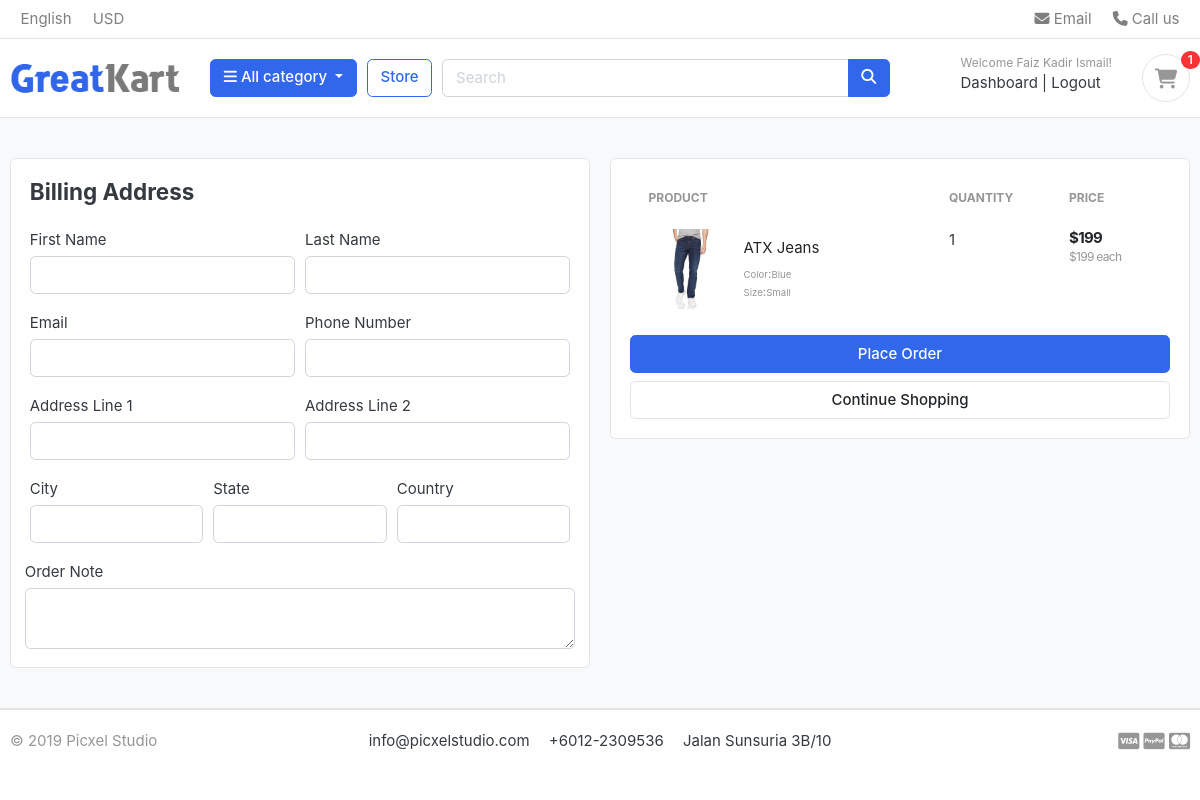
The app's page /carts/checkout (signed in), older data.
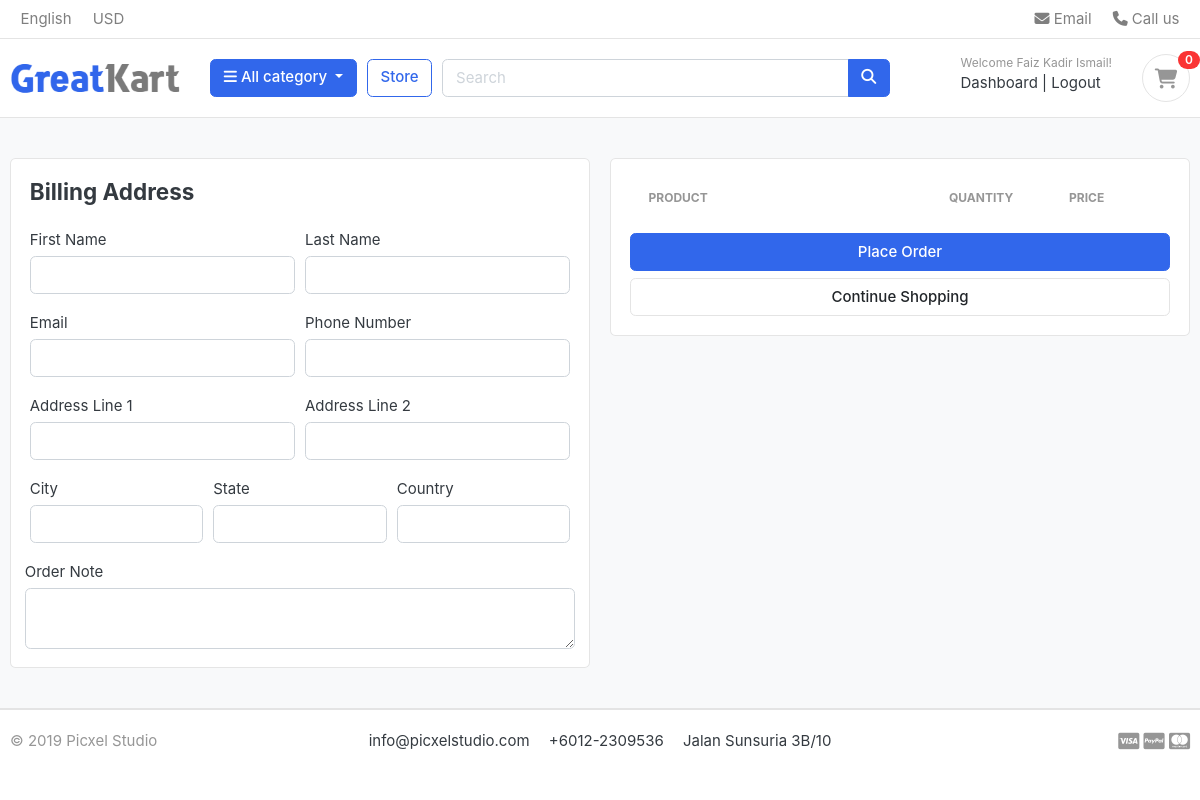
The same page, newer data.
### carts/models.py (models this page shows, shortened)
class CartItem(models.Model):
    user = models.ForeignKey(Account, on_delete=models.CASCADE, null=True)
    product = models.ForeignKey(Product, on_delete=models.CASCADE)
    variations = models.ManyToManyField(Variation, blank=True)
    cart = models.ForeignKey(Cart, on_delete=models.CASCADE, null=True)
    quantity = models.IntegerField()
    is_active = models.BooleanField(default=True)
    date_added = models.DateField(auto_now_add=True)
    def sub_total(self):
        return self.product.price * self.quantity

### store/models.py (models this page shows, shortened)
class Product(models.Model):
    product_name    = models.CharField(max_length=200,  unique=True)
    slug            = models.SlugField(max_length=200, unique=True)
    description     = models.TextField(max_length=500, blank=True)
    price           = models.IntegerField()
    images          = models.ImageField(upload_to='photos/products')
    stock           = models.IntegerField()
    is_available    = models.BooleanField(default=True)
    category        = models.ForeignKey(Category, on_delete=models.CASCADE)
    create_date     = models.DateField(auto_now_add=True)
    modified_date   = models.DateField(auto_now=True)
    def get_url(self):
        return reverse('stores:product-detail', args=[self.category.slug, self.slug])

class Variation(models.Model):
    product             = models.ForeignKey(Product, on_delete=models.CASCADE)
    variation_category  = models.CharField(max_length=100, choices=variation_category_choice)
    variation_value     = models.CharField(max_length=100)
    is_active           = models.BooleanField(default=True)
    created_date        = models.DateTimeField(auto_now_add=True)
    updated_date        = models.DateTimeField(auto_now=True)
    objects = VariationManager()

### carts/views.py (the view)
# urls.py: path('checkout', views.checkout, name='checkout'),
@login_required(login_url='accounts:login')
def checkout(request):
    tax         = 0
    total       = 0
    grand_total = 0
    grand_total = 0
    quantity    = 0
    cart_items  = None
    try:
        if request.user.is_authenticated:
            cart_items = CartItem.objects.filter(user=request.user, is_active=True)
        else:
            cart = Cart.objects.get(cart_id=_cart_id(request))
            cart_items = CartItem.objects.filter(cart=cart, is_active=True)
        for cart_item in cart_items:
            total += (cart_item.product.price * cart_item.quantity)
            quantity += cart_item.quantity
        tax = round(total * 0.02,2) # times tax percentage parameter
        grand_total = round((tax + total),2)
    except ObjectDoesNotExist:
        pass # justignore
    context = {
        'cart_items'    : cart_items,
        'total'         : total,
        'quantity'      : quantity,
        'tax'           : tax,
        'grand_total'   : grand_total,
    }
    return render(request, 'store/checkout.html', context)

### carts/context_processors.py (called while the page is built)
def counter(request):
    cart_counter = 0
    if 'admin' in request.path:
        return {}
    else:
        try:
            cart = Cart.objects.filter(cart_id=_cart_id(request))
            if request.user.is_authenticated:
                cart_items = CartItem.objects.filter(user=request.user)
            else:
                cart_items = CartItem.objects.filter(cart=cart[:1])
            for cart_item in cart_items:
                cart_counter += cart_item.quantity
        except Cart.DoesNotExist:
            cart_counter = 0
    return dict(cart_counter=cart_counter)

### carts/views.py (called while the page is built)
def _cart_id(request):
    cart = request.session.session_key
    if not cart:
        cart = request.session.create()
    return cart

### category/context_processors.py (called while the page is built)
def menu_links(request):
    links = Category.objects.all()
    return dict(links=links)

### category/models.py (called while the page is built)
    def get_url(self):
        return reverse('stores:product-by-category', args=[self.slug])

### templates/store/checkout.html (shortened to what the changed rows need)
{% extends "base.html" %}
{% load static %}
{% block content %}
<section class="section-content padding-y bg">
    <div class="container">
    <div class="row">
        <aside class="col-lg-6">
            <div class="card">
            <div class="card-body">
                <table class="table table-borderless table-shopping-cart">
                    <thead class="text-muted">
                    <tr class="small text-uppercase">
                      <th scope="col">Product</th>
                      <th scope="col" width="120">Quantity</th>
                      <th scope="col" width="120">Price</th>
                    </tr>
                    </thead>
                    <tbody>
                    {% for cart_item in cart_items  %}
                    <tr>
                        <td>
                            <figure class="itemside align-items-center">
                                <div class="aside"><img src=" {{ cart_item.product.images.url }}" class="img-sm"></div>
                                <figcaption class="info">
                                    <a href="{{cart_item.product.get_url}}" class="title text-dark">{{cart_item.product.product_name}}</a>
                                    <p class="text-muted small">
                                        {% if cart_item.variations.all %}
                                            {% for item in cart_item.variations.all %}
                                               <small>{{item.variation_category | capfirst}}</small>:<small>{{item.variation_value | capfirst }}</small><br>
                                            {% endfor %}
                                        {% endif %}
                                    </p>
                                </figcaption>
                            </figure>
                        </td>
                        <td>
                            <label for="">{{cart_item.quantity}}</label>
                        </td>
                        <td>
                            <div class="price-wrap">
                                <var class="price">${{cart_item.sub_total}}</var>
                                <small class="text-muted"> ${{cart_item.product.price}} each </small>
                            </div>
                        </td>
                    </tr>
                    {% endfor %}
                    </tbody>
                    </table>
            </div>
            </div>
    </aside>
    </div>
    </div>
    </section>
{% endblock content %}

### templates/includes/navbar.html (shortened to what this page needs)
{% load static %}
<header class="section-header">
    <nav class="navbar p-md-0 navbar-expand-sm navbar-light border-bottom">
    <div class="container">
      <div class="collapse navbar-collapse" id="navbarTop4">
        <ul class="navbar-nav mr-auto">
            <li class="nav-item dropdown">
                 <a href="#" class="nav-link">   English </a>
            </li>
            <li class="nav-item dropdown">
                <a href="#" class="nav-link"> USD </a>
            </li>
        </ul>
        <ul class="navbar-nav">
            <li><a href="#" class="nav-link"> <i class="fa fa-envelope"></i> Email </a></li>
            <li><a href="#" class="nav-link"> <i class="fa fa-phone"></i> Call us </a></li>
        </ul>
      </div>
    </div>
    </nav>
    <section class="header-main border-bottom">
        <div class="container">
    <div class="row align-items-center">
        <div class="col-lg-2 col-md-3 col-6">
            <a href="{% url 'home' %}" class="brand-wrap">
                <img class="logo" src="{% static './images/logo.png' %}">
            </a>
        </div>
        <div class="col-lg col-sm col-md col-6 flex-grow-0">
            <div class="category-wrap dropdown d-inline-block float-right">
                <button type="button" class="btn btn-primary dropdown-toggle" data-toggle="dropdown">
                    <i class="fa fa-bars"></i> All category
                </button>
            </div>
        </div>
        <a href="{% url 'stores:store' %}" class="btn btn-outline-primary">Store</a>
        <div class="col-lg  col-md-6 col-sm-12 col">
            <form action="{% url 'stores:search' %}" class="search" method="GET">
                <div class="input-group w-100">
                    <input type="text" class="form-control" style="width:60%;" placeholder="Search" name="keyword">
                    <div class="input-group-append">
                      <button class="btn btn-primary" type="submit">
                        <i class="fa fa-search"></i>
                      </button>
                    </div>
                </div>
            </form>
        </div>
        <div class="col-lg-3 col-sm-6 col-8 order-2 order-lg-3">
                    <div class="d-flex justify-content-end mb-3 mb-lg-0">
                        {% if user.id is not NONE %}
                        <div class="widget-header">
                            <small class="title text-muted">Welcome {{user.first_name}} {{user.last_name}}!</small>
                            <div>
                                <a href="{% url 'accounts:dashboard' %}">Dashboard</a> <span class="dark-transp"> | </span>
                                <a href="{% url 'accounts:logout' %}"> Logout</a>
                            </div>
                        </div>
                        {% endif %}
                        <a href="{% url 'carts:cart' %}" class="widget-header pl-3 ml-3">
                            <div class="icon icon-sm rounded-circle border"><i class="fa fa-shopping-cart"></i></div>
                            <span class="badge badge-pill badge-danger notify">{{cart_counter}}</span>
                        </a>
                    </div>
                </div>
    </div>
        </div>
    </section>
    </header>

Row changes from the older to the newer data that the page shows:
removed CartItem: product.images (picture), product.product_name "ATX Jeans", quantity "1", sub_total "199", product.price "199"
no longer on this page (row unchanged): Variation: variation_category "Color", variation_value "Blue"
no longer on this page (row unchanged): Variation: variation_category "Size", variation_value "Small"
Text that changed along with them:
{{ cart_counter }}: "1" → "0"
